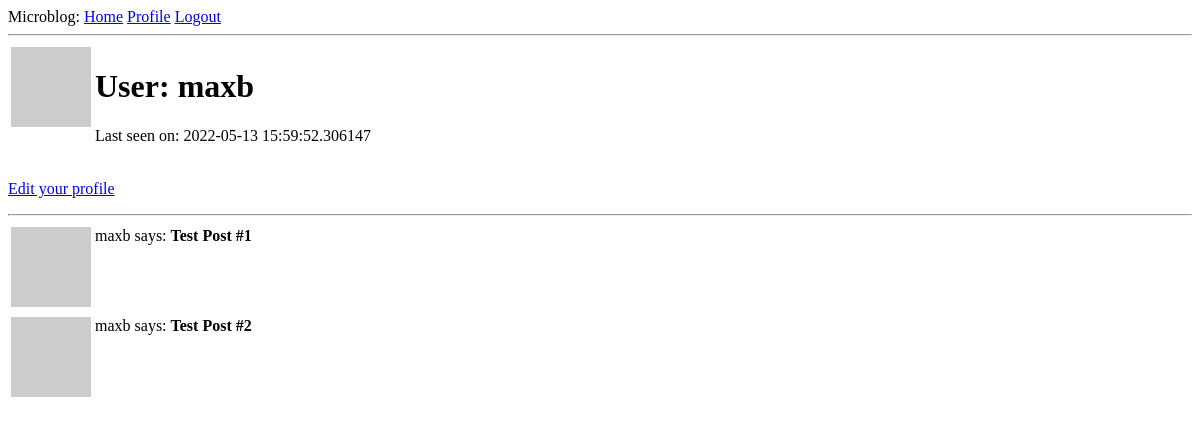
Before: /user/maxb (signed in) with the older database file.
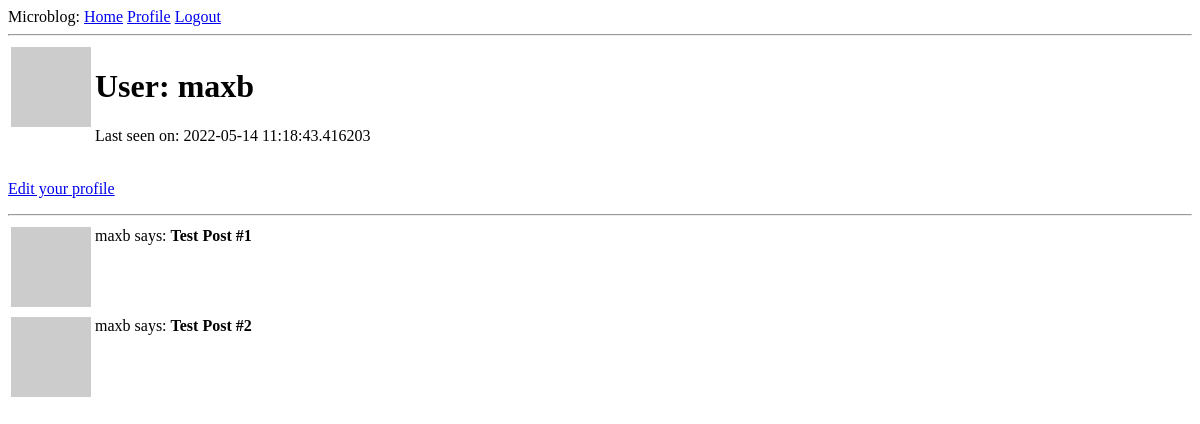
After: the same page with the newer database file.
### app/models.py (models this page shows, shortened)
class User(UserMixin, db.Model):
    id = db.Column(db.Integer, primary_key=True)
    username = db.Column(db.String(64), index=True, unique=True)
    email = db.Column(db.String(64), index=True, unique=True)
    password_hash = db.Column(db.String(128))
    posts = db.relationship('Post', backref='author', lazy='dynamic')
    about_me = db.Column(db.String(140))
    last_seen = db.Column(db.DateTime, default=datetime.utcnow)
    def avatar(self, size):
        digest = md5(self.email.lower().encode('utf-8')).hexdigest()
        return f'https://www.gravatar.com/avatar/{digest}?d=identicon&s={size}'

### app/routes.py (the view)
@app.route('/user/<username>')
@login_required
def user(username):
    user = User.query.filter_by(username=username).first_or_404()
    posts = [ {'author' : user, 'body' : 'Test Post #1'}, {'author' : user, 'body' : 'Test Post #2'} ]
    return render_template('user.html', user=user, posts=posts)

### app/models.py (called while the page is built)
@login.user_loader
def load_user(id):
    return User.query.get(int(id))

### app/routes.py (called while the page is built)
@app.before_request
def before_request():
    if current_user.is_authenticated:
        current_user.last_seen = datetime.utcnow()
        db.session.commit()

### app/templates/user.html (shortened to what this page needs)
{% extends "base.html" %}
{% block content %}
    <table>
        <tr valign="top">
            <td><img src="{{ user.avatar(128) }}"></td>
            <td>
                <h1> User: {{ user.username }}</h1>
                {%if user.last_seen %}<p>Last seen on: {{ user.last_seen }}</p>{% endif %}
            </td>
        </tr>
    </table>
    {% if user == current_user %}
    <p><a href="{{ url_for('edit_profile') }}">Edit your profile</a></p>
    {% endif %}
        <hr>
        {% for post in posts %}
        <table>
            <tr valign="top">
                <td><img src="{{ user.avatar(36) }}"></td>
                <td>{{ post.author.username}} says: <b>{{ post.body }}</b></td>
            </tr>
        </table>
        {% endfor %}
{% endblock %}

### app/templates/base.html (shortened to what this page needs)
<!DOCTYPE html>
<html lang="en">
<head>
</head>
<body>
    <div>
        Microblog:
        <a href="{{ url_for('index') }}">Home</a>
        {% if current_user.is_anonymous %}
        <a href="{{ url_for('login') }}">Login</a>
        {% else %}
        <a href="{{ url_for('user', username=current_user.username) }}">Profile</a>
        <a href="{{ url_for('logout') }}">Logout</a>
        {% endif %}
    </div>
    <hr>
    {% block content %}{% endblock %}
</body>
</html>

Changed rows visible on the page:
changed User "maxb": last_seen "2022-05-13 15:59:52.306147" → "2022-05-14 11:18:43.416203"
